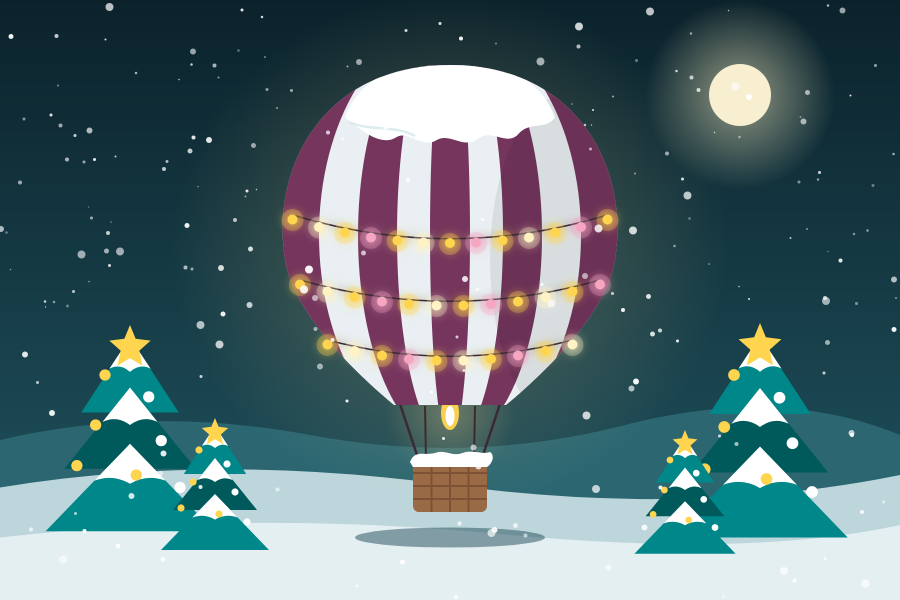
#> input picture jul2026/bilder/jul-ballong-oslo-kveld.png, 1800 x 1200 px, given in place of jul-oslo-vinter.png, which was not available (shown at 1/2 size)
$ python jul-himmel.py
#> lines starting #> are read from the running program, lines starting #| are printed output that depends on the picture; after the words box and inside, x2 and y2 are one past the last pixel; in counts of white or black regions, pixels touching at a corner belong together; pictures that were not available may be replaced by others from this repository, and a replacement may not be noted
#!/usr/bin/env python3
"""Lager jul2026/bilder/jul-{oslo,stavanger}-{vinter,kveld}-himmel.{png,jpg}: vinterbybildene med 724 px ekstra himmel
over byen (2172 × 1448), med mer himmel å jobbe med i et julekort.
Byen er uendret nederst; himmelen forlenger bakgrunnen i originalen (flat om dagen, mørkere gradient om kvelden)
og får snøfnugg (dag) eller snøfnugg, stjerner og svake lysglimt (kveld) i samme stil.
Kjør: python3 verktoy/jul-himmel.py"""
import random
from pathlib import Path
import numpy as np
from PIL import Image, ImageDraw, ImageFilter

UT = Path('jul2026/bilder')
EKSTRA = 724
SS = 4  # supersampling, for glatte fnugg


def prikker(b, h, seed, rader):
    """Hvite prikker jevnt fordelt. rader = [(antall, radiusvalg, dekning (min, maks), uskarphet)]; ett lag per rad."""
    r = random.Random(seed)
    lag = []
    for n, radier, (a0, a1), uskarp in rader:
        bilde = Image.new('L', (b * SS, h * SS), 0)
        d = ImageDraw.Draw(bilde)
        for _ in range(n):
            x, y = r.uniform(0, b), r.uniform(0, h - 10)  # unna nedre kant, så ingen kuttes i skjøten mot byen
            rad = r.choice(radier)
            a = int(255 * r.uniform(a0, a1))
            d.ellipse([(x - rad) * SS, (y - rad) * SS, (x + rad) * SS, (y + rad) * SS], fill=a)
        bilde = bilde.resize((b, h), Image.LANCZOS)
        lag.append(bilde.filter(ImageFilter.GaussianBlur(uskarp)) if uskarp else bilde)
    return lag


def himmelflate(orig, kveld, seed):
    """Bakgrunn til de nye 724 px: flat om dagen, om kvelden gradienten i originalen forlenget oppover."""
    a = np.array(orig).astype(float)
    b = a.shape[1]
    rng = np.random.default_rng(seed)
    if not kveld:
        farge = np.median(a[:40].reshape(-1, 3), axis=0)
        flate = np.tile(farge, (EKSTRA, b, 1))
        stoy = 1.2  # samme svake støy som originalen
    else:
        rader = np.median(a[:150], axis=1)  # median per rad: stjerner og fnugg påvirker ikke
        y = np.arange(150)
        trend = np.stack([np.polyval(np.polyfit(y, rader[:, k], 1), np.arange(-EKSTRA, 0)) for k in range(3)], axis=1)
        flate = np.tile(trend[:, None, :], (1, b, 1))
        stoy = .8
    return Image.fromarray(np.clip(flate + rng.normal(0, stoy, (EKSTRA, b, 1)), 0, 255).astype('uint8'), 'RGB')


def rens_kant(orig, rader=10):
    """Maler over lyse prikker (stjerner/fnugg) i de øverste radene med himmelfargen ved siden av, uten å røre resten av bildet."""
    a = np.array(orig)
    topp = a[:rader].astype(int)
    himmel = np.median(topp.reshape(-1, 3), axis=0)  # bakgrunnen dominerer, så medianen er himmelfargen
    lys = Image.fromarray(((topp.min(2) > 80) * 255).astype('uint8')).filter(ImageFilter.MaxFilter(7))
    maske = np.array(lys) > 0
    a[:rader][maske] = himmel.astype('uint8')
    return Image.fromarray(a, 'RGB')


def lag_himmel(kilde, ut, seed, kveld=False):
    orig = Image.open(UT / f'{kilde}.png').convert('RGB')
    b, h = orig.size
    himmel = himmelflate(orig, kveld, seed)
    if kveld:
        glimt, stjerner, fnugg = prikker(b, EKSTRA, seed, [
            (40, [5, 6, 7, 8], (.05, .12), 3),            # svake, uskarpe lysglimt
            (230, [1.2, 1.5, 2, 2.5, 3], (.75, 1), 0),    # stjerner
            (90, [2.5, 3, 3.5, 4], (.4, .8), 0),          # snøfnugg
        ])
        for maske in (glimt, stjerner, fnugg):
            himmel.paste((255, 255, 255), mask=maske)
    else:
        (fnugg,) = prikker(b, EKSTRA, seed, [(190, [2.5, 3, 3.5, 4, 5, 6.5], (.55, .95), 0)])
        himmel.paste((255, 255, 255), mask=fnugg)
    if kveld:  # stjerner som er kuttet av bildekanten øverst i originalen ville blitt halve i skjøten
        orig = rens_kant(orig)
    bilde = Image.new('RGB', (b, h + EKSTRA))
    bilde.paste(himmel, (0, 0))
    bilde.paste(orig, (0, EKSTRA))
    bilde.save(UT / f'{ut}.png', optimize=True)
    bilde.save(UT / f'{ut}.jpg', quality=92, optimize=True)
    print(ut, bilde.size)


if __name__ == '__main__':
    lag_himmel('jul-oslo-vinter', 'jul-oslo-vinter-himmel', seed=2026)
#> in lag_himmel, orig is the input picture: PIL image 1800x1200 RGB; mean R, G, B 88.9, 113.1, 118.7
#> in himmelflate, `farge = np.median(a[:40].reshape(-1, 3), axis=0)`: farge = [12, 35, 44]
#> in himmelflate, `return Image.fromarray(np.clip(flate + rng.normal(0, stoy, (EKSTRA, b,..`:
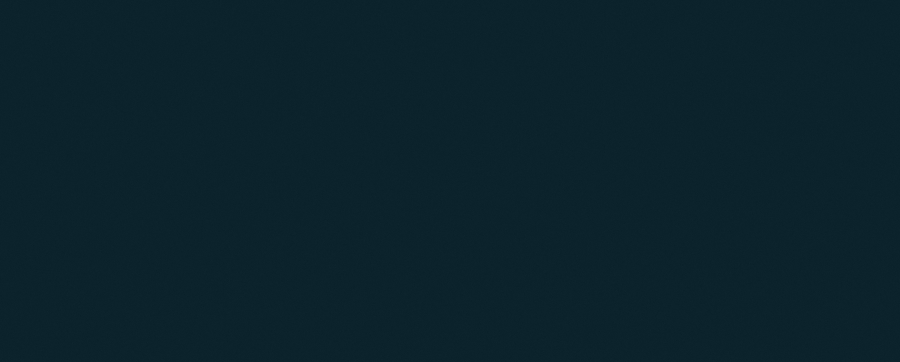
#> returned value: PIL image 1800x724 RGB (shown at 1/2 size); mean R, G, B 11.5, 34.5, 43.5
#> after the loop in prikker, `for n, radier, (a0, a1), uskarp in rader:`: lag = 1 item
#> in lag_himmel, `bilde = Image.new('RGB', (b, h + EKSTRA))`: bilde: PIL image 1800x1924 RGB; every value is 0
#| jul-oslo-vinter-himmel (1800, 1924)
    lag_himmel('jul-stavanger-vinter', 'jul-stavanger-vinter-himmel', seed=2027)
#> call 2 of lag_himmel, with kilde = 'jul-stavanger-vinter', ut = 'jul-stavanger-vinter-himmel', seed = 2027, kveld = False
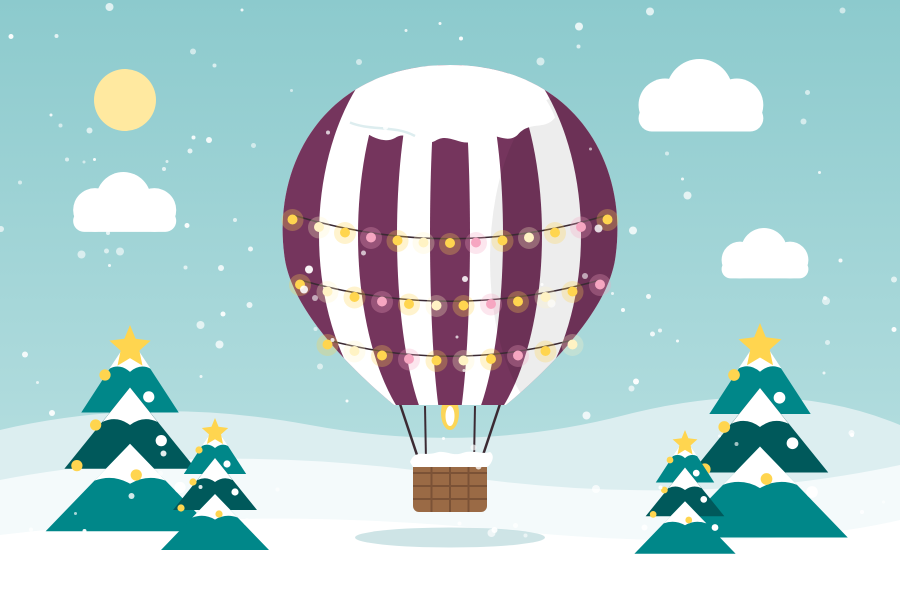
#> input picture jul2026/bilder/jul-ballong-oslo.png, 1800 x 1200 px, given in place of jul-stavanger-vinter.png, which was not available (shown at 1/2 size)
#> in lag_himmel, orig is the input picture: PIL image 1800x1200 RGB; mean R, G, B 177.4, 206.4, 208.5
#> call 2 of himmelflate, with kveld = False, seed = 2027
#> in himmelflate (call 2), `farge = np.median(a[:40].reshape(-1, 3), axis=0)`: farge = [141, 202, 205]
#> in himmelflate (call 2), `flate = np.tile(farge, (EKSTRA, b, 1))`:
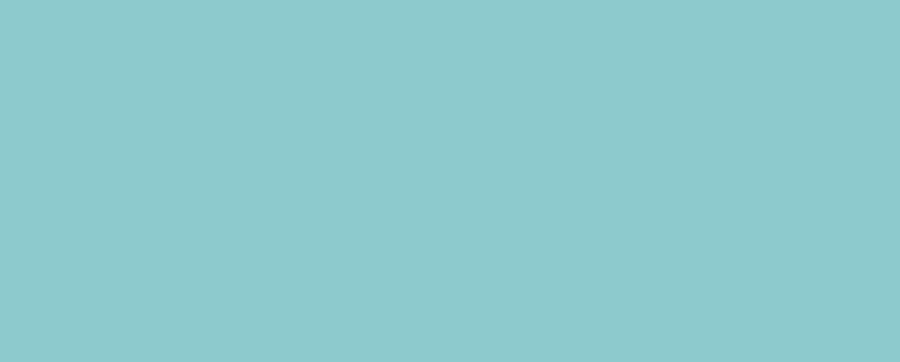
#> flate: shape (724, 1800, 3) float64 (shown at 1/2 size); mean of channels 0, 1, 2 141, 202, 205; drawn as R, G, B
#| jul-stavanger-vinter-himmel (1800, 1924)
    lag_himmel('jul-oslo-kveld', 'jul-oslo-kveld-himmel', seed=2028, kveld=True)
#> call 3 of lag_himmel, with kilde = 'jul-oslo-kveld', ut = 'jul-oslo-kveld-himmel', seed = 2028, kveld = True
#> call 3 of himmelflate, with kveld = True, seed = 2028
#> in himmelflate (call 3), `rader = np.median(a[:150], axis=1)`: rader = 150 rows, first 8: [140, 202, 205], [140, 202, 205], [140, 202, 205], [140, 202, 205], [140, 202, 205], [140, 202, 205], [141, 202, 205], [140, 202, 205]
#> in himmelflate (call 3), `trend = np.stack([np.polyval(np.polyfit(y, rader[:, k], 1), np.arange(..`: trend = 724 rows, first 8: [108.8, 186.9, 190.5], [108.9, 186.9, 190.5], [108.9, 187, 190.5], [108.9, 187, 190.6], [109, 187, 190.6], [109, 187, 190.6], [109.1, 187, 190.6], [109.1, 187.1, 190.7]
#> in himmelflate (call 3), `flate = np.tile(trend[:, None, :], (1, b, 1))`:
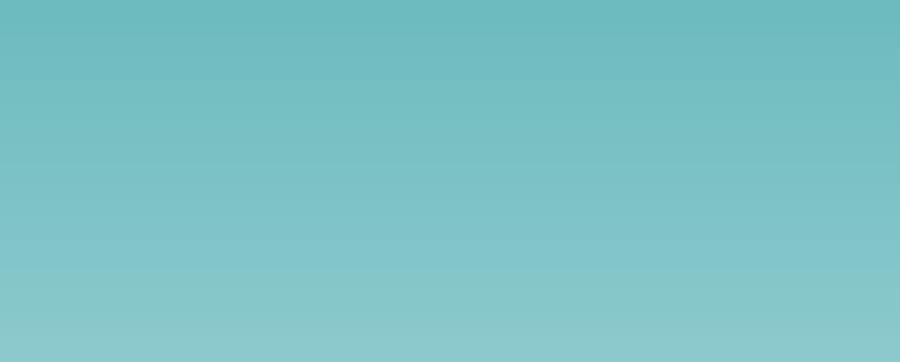
#> flate: shape (724, 1800, 3) float64 (shown at 1/2 size); mean of channels 0, 1, 2 124.4, 194.5, 197.8; drawn as R, G, B
#> the loop in prikker (call 3), `for n, radier, (a0, a1), uskarp in rader:` made 3 passes
#> pass 1, in prikker (call 3), `bilde = bilde.resize((b, h), Image.LANCZOS)`:
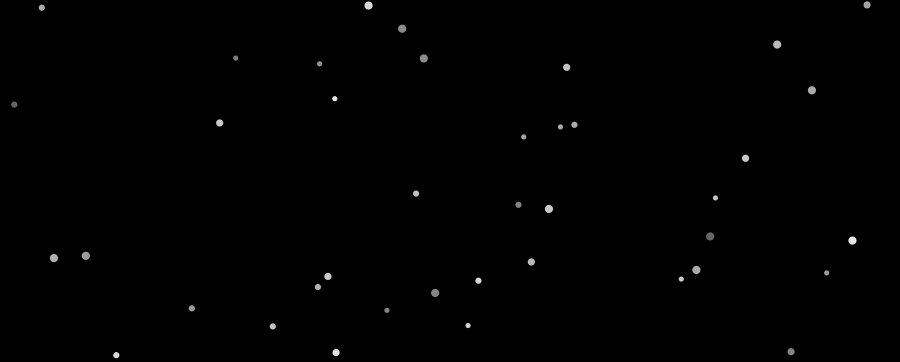
#> bilde: PIL image 1800x724 L (shown at 1/2 size); min 0, max 33, mean 0.1; drawn with min black and max white
#> after the loop in prikker (call 3), `for n, radier, (a0, a1), uskarp in rader:`: lag = 3 items
#> the loop in lag_himmel (call 3), `for maske in (glimt, stjerner, fnugg):` made 3 passes
#> in rens_kant, `himmel = np.median(topp.reshape(-1, 3), axis=0)`: himmel = [140, 202, 205]
#> in rens_kant, `a[:rader][maske] = himmel.astype('uint8')`: a: shape (1200, 1800, 3); 0.15% of pixels changed, all inside (x1, y1, x2, y2) = (1, 0, 1800, 10)
#> in lag_himmel (call 3), `bilde.paste(himmel, (0, 0))`:
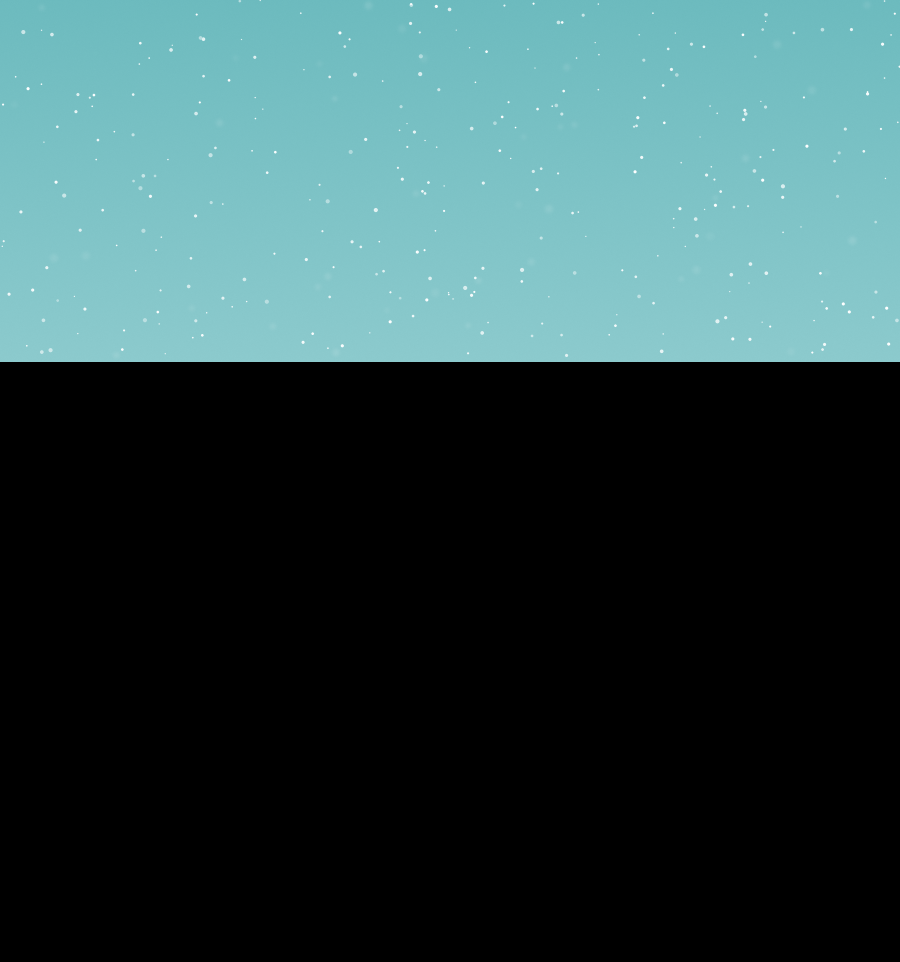
#> bilde: PIL image 1800x1924 RGB (shown at 1/2 size); mean R, G, B 46.9, 73.1, 74.3
#> in lag_himmel (call 3), `bilde.paste(orig, (0, EKSTRA))`:
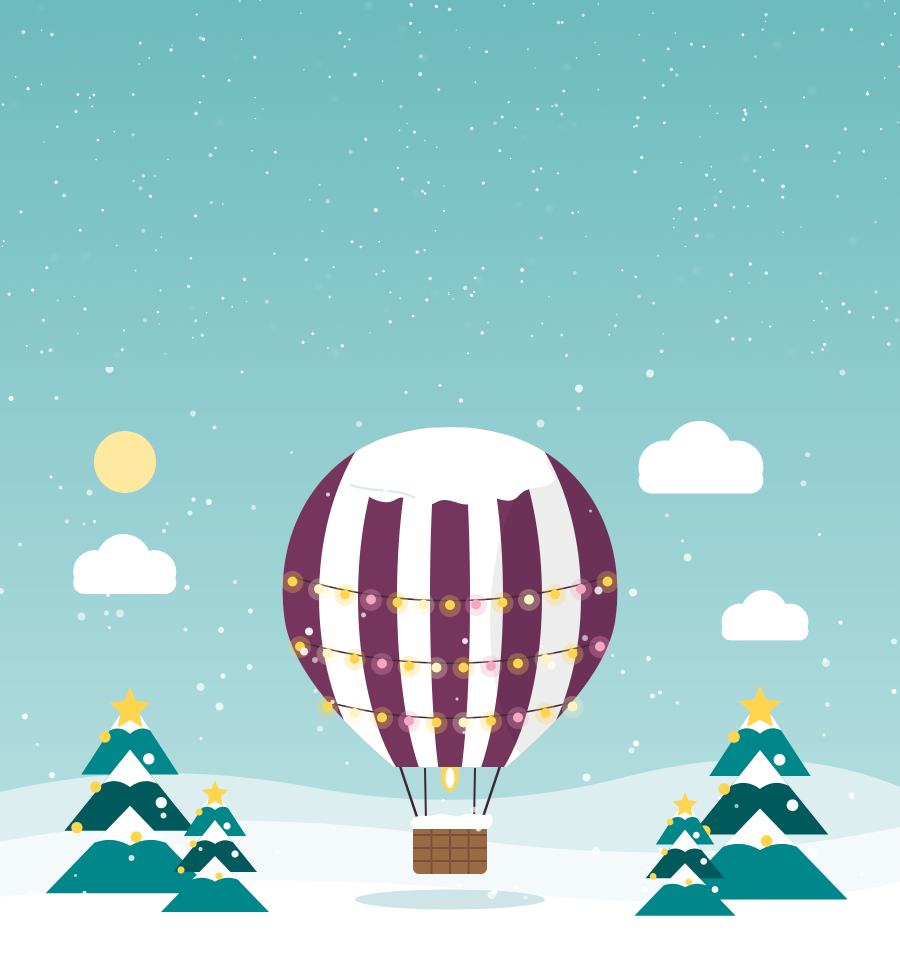
#> bilde: PIL image 1800x1924 RGB (shown at 1/2 size); mean R, G, B 157.5, 201.8, 204.4
#| jul-oslo-kveld-himmel (1800, 1924)
    lag_himmel('jul-stavanger-kveld', 'jul-stavanger-kveld-himmel', seed=2029, kveld=True)
#> (the run stopped early here; a loop or call above may not have finished)
